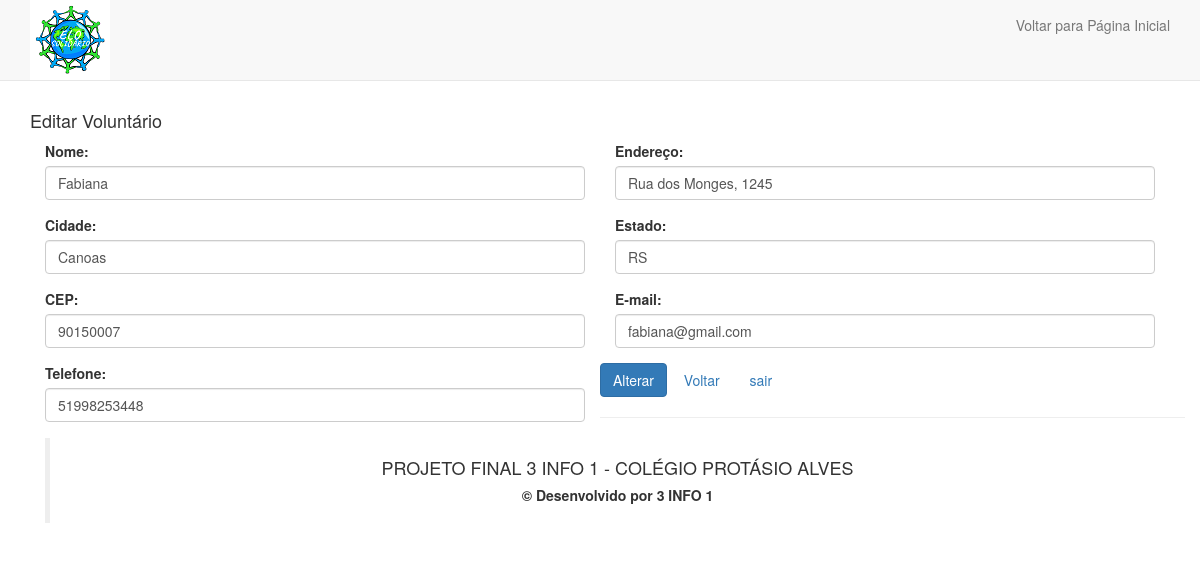
/Projeto/editarVoluntario.php?idVoluntario=12, run on the app's committed database.
### tables this page shows
CREATE TABLE `voluntario` (
  `idVoluntario` int(3) NOT NULL,
  `nome` varchar(70) NOT NULL,
  `endereco` varchar(50) NOT NULL,
  `cidade` varchar(30) NOT NULL,
  `estado` char(2) NOT NULL,
  `cep` int(8) NOT NULL,
  `email` varchar(50) NOT NULL,
  `telefone` varchar(12) NOT NULL
);

### Projeto/editarVoluntario.php (the view, shortened to what this page needs)
<?php
    require 'config.php';
    $info = [];
    $idVoluntario = filter_input(INPUT_GET,'idVoluntario');
    if($idVoluntario){
        $sql = "SELECT * FROM voluntario WHERE idVoluntario = :idVoluntario";
        $sql = $pdo->prepare($sql);
        $sql->bindvalue('idVoluntario', $idVoluntario);
        $sql->execute();
        if($sql->rowCount() > 0){
            $info = $sql->fetch(PDO::FETCH_ASSOC);
        }else{
            header("Location: index.php");
            exit;
        }
    }
?>
<!DOCTYPE HTML>
<html lang="pt-br">
	<head>
		<link rel="stylesheet" href="https://maxcdn.bootstrapcdn.com/bootstrap/3.3.6/css/bootstrap.min.css">
	</head>
	<body>
	    <nav class="navbar navbar-default navbar-static-top">
	      <div class="container">
	        <div class="navbar-header">
	          <img src="imagens/Elo_solidario.png" />
	        </div>
	        <div id="navbar" class="navbar-collapse collapse">
	          <ul class="nav navbar-nav navbar-right">
	            <li><a href="index.php">Voltar para Página Inicial</a></li>
	          </ul>
	        </div>
	      </div>
	    </nav>
	    <div class="container">
<form method="POST" action="editar_actionVoluntario.php">
			<h4>Editar Voluntário</h4>
			<div class="form-row">
            <div class="form-group col-md-6">
                <label>Nome:</label>
                <input type="text" class="form-control" name="nome" value="<?=$info['nome'];?>"/>
            </div>
            <div class="form-group col-md-6">
                <label>Endereço:</label>
			    <input type="text" class="form-control" name="endereco" value="<?=$info['endereco'];?>"/>
            </div>
        </div>
        <div class="form-row">
            <div class="form-group col-md-6">
                <label>Cidade:</label>
                <input type="text" class="form-control" name="cidade" value="<?=$info['cidade'];?>"/>
            </div>
            <div class="form-group col-md-6">
                <label>Estado:</label>
                <input type="text" class="form-control" name="estado" value="<?=$info['estado'];?>"/>
            </div>
        </div>
        <div class="form-row">
            <div class="form-group col-md-6">
                <label>CEP:</label>
                <input type="text" class="form-control" name="cep" value="<?=$info['cep'];?>"/>
            </div>
        <div class="form-row">
            <div class="form-group col-md-6">
                <label>E-mail: </label>
                <input type="email" class="form-control"  name="email" value="<?=$info['email'];?>"/>
                </div>
            <div class="form-group col-md-6">
                <label>Telefone:</label>
                <input type="text" class="form-control" onkeypress="$(this).mask('(00) 00000-0000')" name="telefone" value="<?=$info['telefone'];?>"/>
            </div>
        </div>
			<br>
            <a onclick="return confirm('Registro alterado com sucesso!')"><input type="submit" value="Alterar" class="btn btn-primary"/></a>
            <a href="painelDoador.php"class="btn btn-outline-success" > Voltar </a>
			<a href="sair.php" class="btn btn-outline-danger "> sair </a>
</form>
</div>
		<div class="container">
	    	<hr>
	    	<footer>
	    		<blockquote class="blockquote text-center">
				<h4>PROJETO FINAL 3 INFO 1 - COLÉGIO PROTÁSIO ALVES</h4>
  			<h5><strong>&copy; Desenvolvido por 3 INFO 1<br></strong></h5>
				</blockquote>
	    	</footer>
	    </div>
	</body>
</html>

### data on the page
voluntario: nome "Fabiana", endereco "Rua dos Monges, 1245", cidade "Canoas", estado "RS", cep "90150007", email "fabiana@gmail.com", telefone "51998253448"
